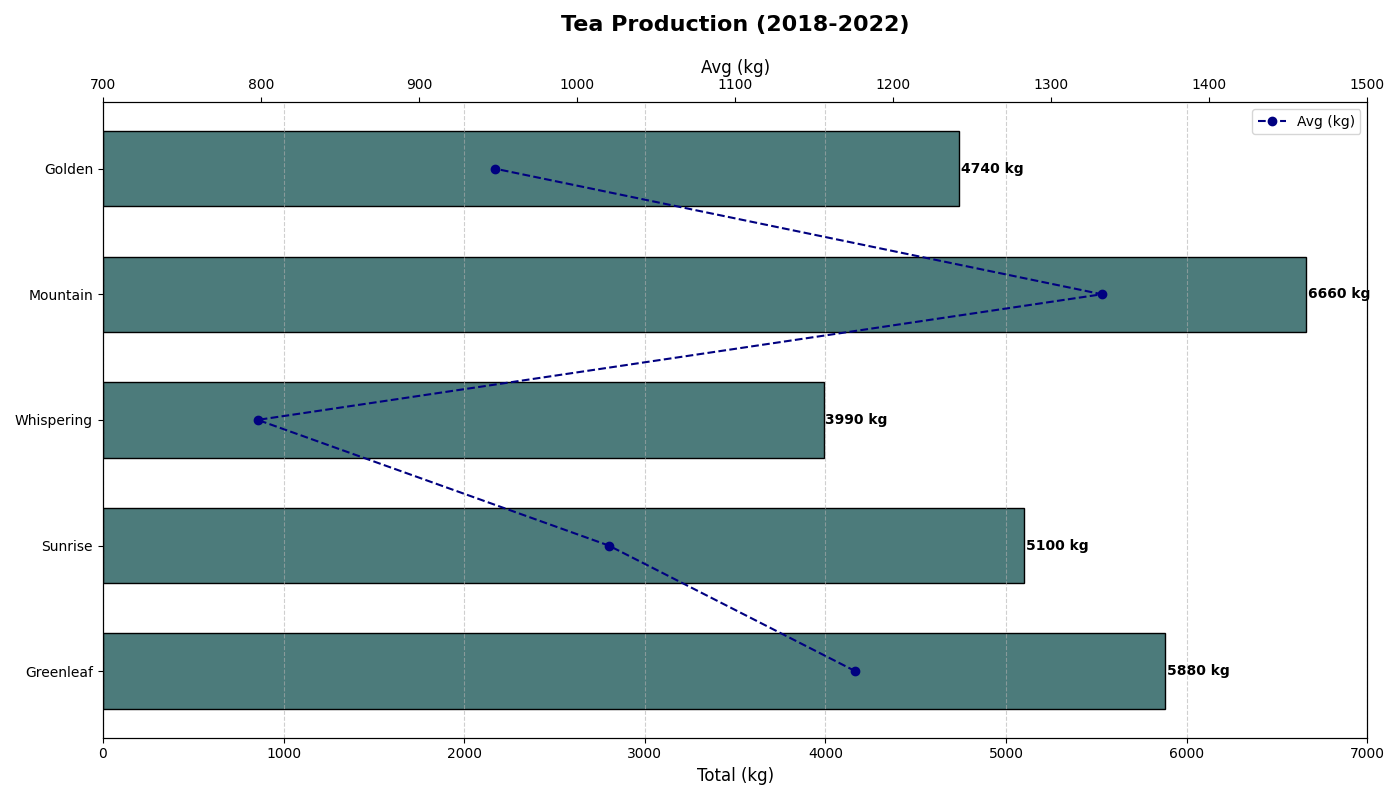

The Python source for this figure:
import matplotlib.pyplot as plt
import numpy as np

plantations = ['Greenleaf', 'Sunrise', 'Whispering', 'Mountain', 'Golden']
years = ['2018', '2019', '2020', '2021', '2022']

production_data = np.array([
    [1150, 1100, 1250, 1200, 1180],
    [1050, 950, 1100, 980, 1020],
    [800, 780, 810, 850, 750],
    [1350, 1330, 1300, 1280, 1400],
    [920, 890, 1000, 950, 980]
])

total_production = np.sum(production_data, axis=1)
average_production = np.mean(production_data, axis=1)

fig, ax1 = plt.subplots(figsize=(14, 8))

single_color = '#4c7b7b'
bars = ax1.barh(plantations, total_production, color=single_color, edgecolor='black', height=0.6)

for bar in bars:
    width = bar.get_width()
    ax1.text(width + 10, bar.get_y() + bar.get_height()/2, f'{width} kg', va='center', fontsize=10, fontweight='bold')

ax1.set_title("Tea Production (2018-2022)", fontsize=16, fontweight='bold', pad=20)
ax1.set_xlabel("Total (kg)", fontsize=12)
ax1.xaxis.grid(True, linestyle='--', alpha=0.6)
ax1.set_xlim(0, 7000)

ax2 = ax1.twiny()
ax2.plot(average_production, plantations, color='navy', marker='o', linestyle='--', label='Avg (kg)')
ax2.set_xlabel('Avg (kg)', fontsize=12)
ax2.set_xlim(700, 1500)

ax2.legend(loc='upper right', fontsize=10)
plt.tight_layout()
plt.show()
